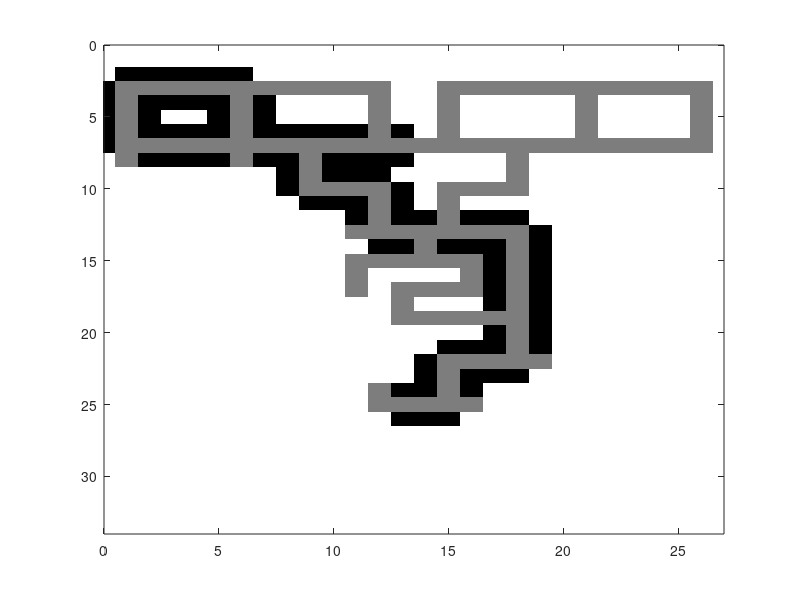

This chart was generated by the following MATLAB code: (Note: this script raises an error after producing the figure.)
inp_data   = importdata('M1L1.txt');
positions  = inp_data(2:end,:);
field_size = inp_data(1,:);
field_data = load('fieldM1L1.txt');
field = field_data.';

cc = get(0,'DefaultAxesColorOrder');
cc(5,:) = [0.7, 0.7, 0.7];

positions = positions';
positions = reshape(positions,2,5,[]);
positions = permute(positions,[2 1 3]);

figure;
ha1 = axes();
imagesc(0:field_size(1)-1,0:field_size(2)-1,field);
colormap(1-gray);
axis([0 field_size(1)-1 0 field_size(2)-1]);
ha2 = axes('Position',ha1.Position);
ha2.XTick = []; ha2.YTick = [];
ha2.Color = 'none';
axis([0 field_size(1)-1 0 field_size(2)-1]); axis ij;
hold on;

for j = 1:length(positions)
    cla;
    for k = 1:5
        scatter(positions(k,1,j),positions(k,2,j),30,cc(k,:),'filled');
    end
    pause(0.2);
end